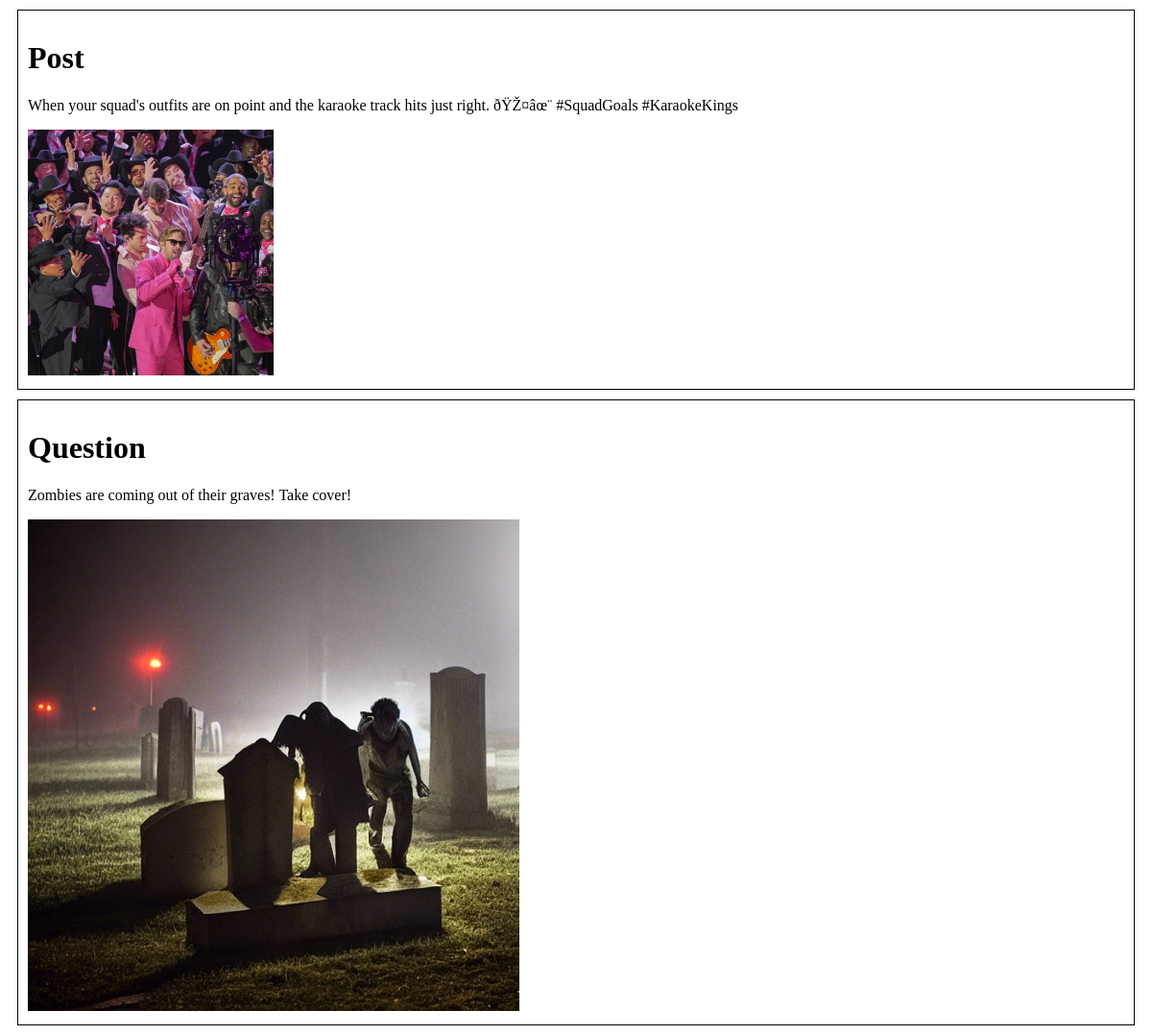
The app's page /post, older data.
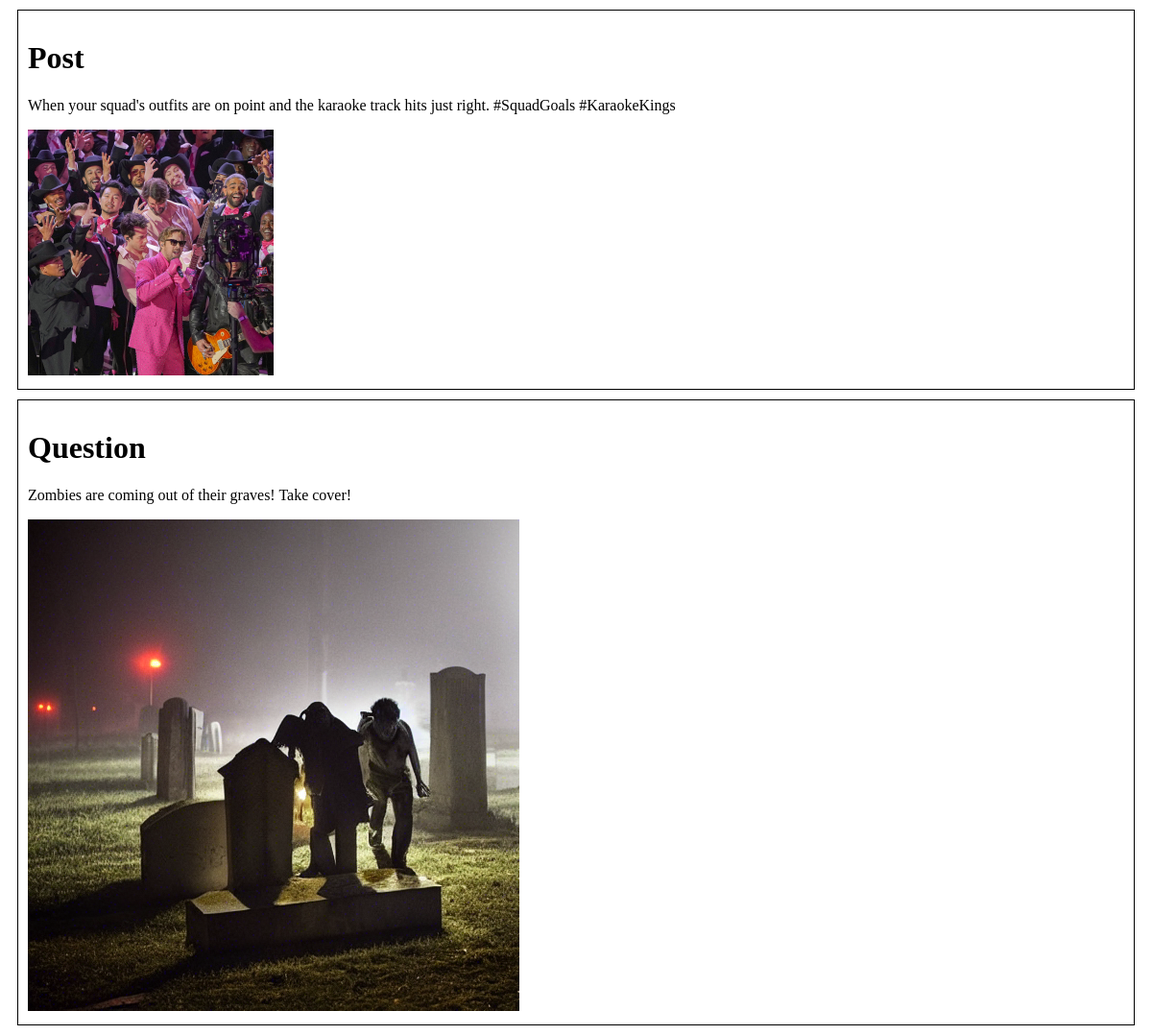
The same page, newer data.
### app/models.py (models this page shows)
class Post(db.Model):
	id = db.Column(db.Integer, primary_key=True)
	content = db.Column(db.String(200), nullable=False)
	theme_id = db.Column(db.Integer, db.ForeignKey('theme.id'), nullable=False)
	image_id = db.Column(db.Integer, db.ForeignKey('image.id'), nullable=False)

class Image(db.Model):
	id = db.Column(db.Integer, primary_key=True)
	image_path = db.Column(db.String(100), nullable=False)
	theme_id = db.Column(db.Integer, db.ForeignKey('theme.id'), nullable=True)
	is_generated = db.Column(db.Boolean, default=False, nullable=False)

class Question(db.Model):
	id = db.Column(db.Integer, primary_key=True)
	prompt = db.Column(db.String(200), nullable=False)
	content = db.Column(db.String(200), nullable=False)  # Add this line
	theme_id = db.Column(db.Integer, db.ForeignKey('theme.id'), nullable=True)
	creator_id = db.Column(db.Integer, db.ForeignKey('user.id'), nullable=False)
	create_time = db.Column(db.DateTime, nullable=False, default=datetime.utcnow)
	generated_image_id = db.Column(db.Integer, db.ForeignKey('image.id'), nullable=True)
	difficulty = db.Column(db.String(20), nullable=False, default='New')

### app/routes.py (the view)
@app.route('/post')
def post_page():
    post = Post.query.order_by(func.random()).first()
    post_image = Image.query.get(post.image_id)
    post_data = {
        'id': post.id,
        'content': post.content,
        'theme_id': post.theme_id,
        'image_path': post_image.image_path
    }
    question = Question.query.order_by(func.random()).first()
    question_image = Image.query.get(question.generated_image_id)
    question_data = {
        'id': question.id,
        'content': question.content,
        'difficulty': question.difficulty,
        'theme_id': question.theme_id,
        'creator_id': question.creator_id,
        'image_path': question_image.image_path
    }
    return render_template('post.html', post=post_data, question=question_data)

### app/templates/post.html (shortened to what this page needs)
<!DOCTYPE html>
<html lang="en">
<head>
</head>
<body>
    <div class="box">
        <h1>Post</h1>
        <p>{{ post.content }}</p>
        <img src="{{ url_for('static', filename=post.image_path) }}" alt="Post Image">
    </div>
    <div class="box">
        <h1>Question</h1>
        <p>{{ question.content }}</p>
        <img src="{{ url_for('static', filename=question.image_path) }}" alt="Question Image">
    </div>
</body>
</html>

### app/templates/post.html (style rules this page uses)
.box { border: 1px solid black; padding: 10px; margin: 10px; }

Row changes from the older to the newer data that the page shows:
changed Post: content "When your squad's outfits are on point and the karaoke track hits just right. ðŸŽ¤âœ¨ #SquadGoals #KaraokeKings" → "When your squad's outfits are on point and the karaoke track hits just right. #SquadGoals #KaraokeKings"
